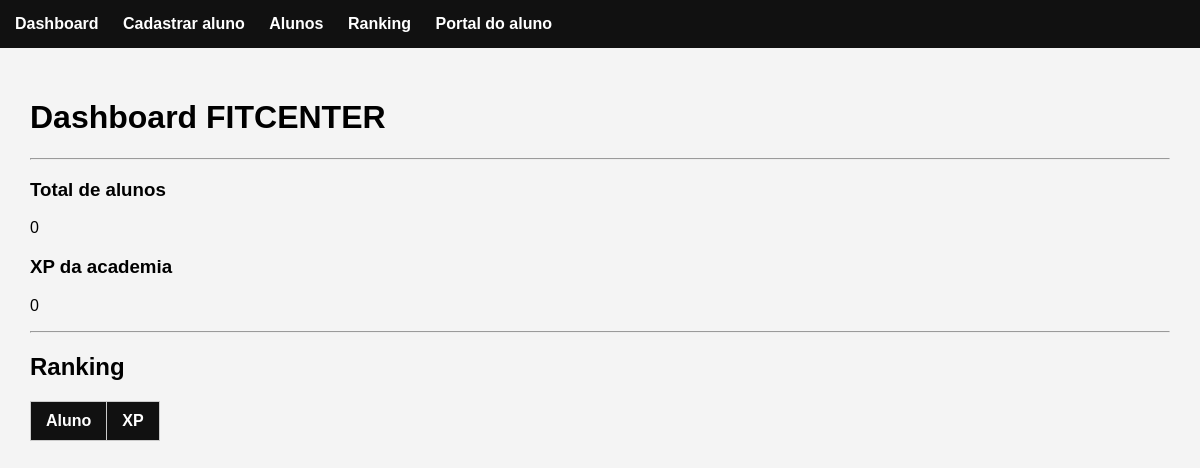
Page / (signed in) on the earlier database version.
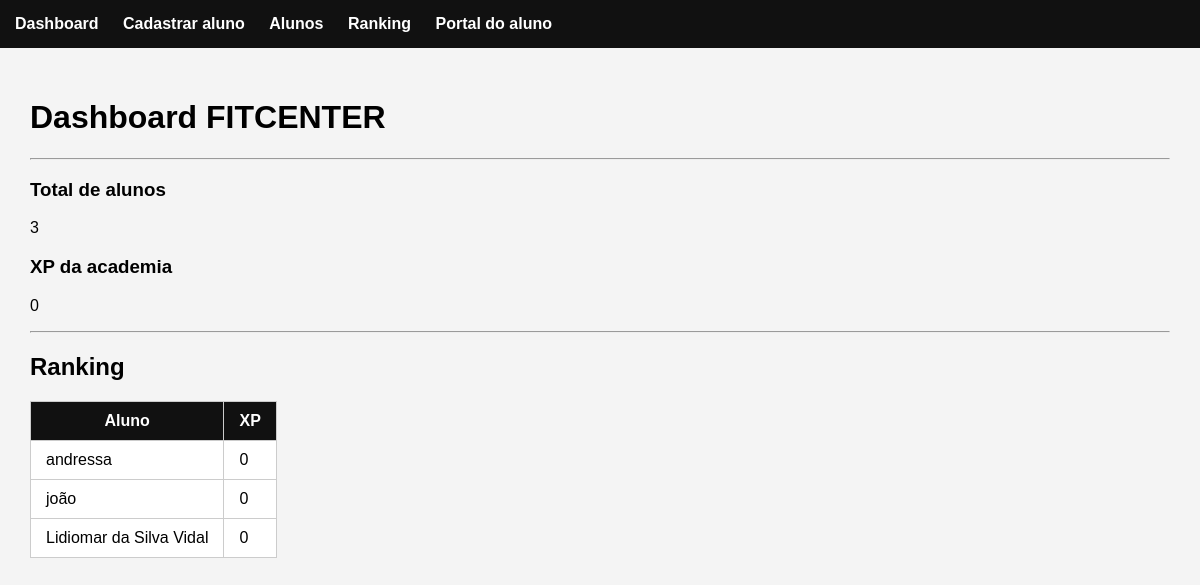
Same page on the later database version.
### tables this page shows
CREATE TABLE alunos (
        id INTEGER PRIMARY KEY AUTOINCREMENT,
        nome TEXT,
        email TEXT,
        xp INTEGER DEFAULT 0,
        streak INTEGER DEFAULT 0
    );

### routes/dashboard_routes.py (the view)
@dashboard_bp.route("/")
def dashboard():
    if "usuario_id" not in session:
        return redirect("/login")
    conn = conectar()
    cursor = conn.cursor()
    cursor.execute("SELECT COUNT(*) as total FROM alunos")
    resultado = cursor.fetchone()
    total_alunos = resultado["total"] if resultado else 0
    try:
        cursor.execute("SELECT SUM(xp) as total FROM alunos")
        resultado = cursor.fetchone()
        total_xp = resultado["total"] if resultado["total"] else 0
    except:
        total_xp = 0
    try:
        cursor.execute("""
            SELECT nome, xp
            FROM alunos
            ORDER BY xp DESC
            LIMIT 5
        """)
        ranking = cursor.fetchall()
    except:
        ranking = []
    conn.close()
    return render_template(
        "dashboard.html",
        total_alunos=total_alunos,
        total_xp=total_xp,
        ranking=ranking
    )

### routes/dashboard_routes.py (called while the page is built)
def conectar():
    conn = sqlite3.connect("fitcenter.db")
    conn.row_factory = sqlite3.Row
    return conn

### templates/dashboard.html
{% extends "base.html" %}
{% block conteudo %}
<h1>Dashboard FITCENTER</h1>
<hr>
<h3>Total de alunos</h3>
<p>{{ total_alunos }}</p>
<h3>XP da academia</h3>
<p>{{ total_xp }}</p>
<hr>
<h2>Ranking</h2>
<table border="1" cellpadding="10">
<tr>
<th>Aluno</th>
<th>XP</th>
</tr>
{% for aluno in ranking %}
<tr>
<td>{{ aluno["nome"] }}</td>
<td>{{ aluno["xp"] }}</td>
</tr>
{% endfor %}
</table>
{% endblock %}

Differences in the rows shown:
added alunos: nome "andressa", xp "0"
added alunos: nome "joão", xp "0"
added alunos: nome "Lidiomar da Silva Vidal", xp "0"
Other differences:
{{ total_alunos }}: "0" → "3"
